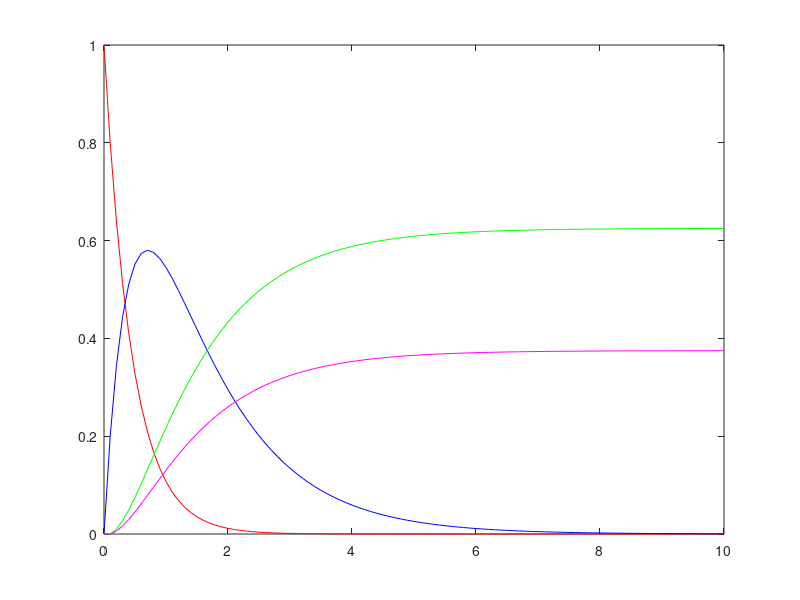

Write the MATLAB code that produced this figure. (Note: this script raises an error after producing the figure.)
% A-->B-->c
% B-->D

k1 =2;
k2=0.5;
k3=0.3;
h=0.1;
t_final=10;
t_initial=0;

%%EXPLICITING1 PART1
N_explicit= round((t_final-t_initial)/h);
A_explicit =zeros(N_explicit+1,1);
B_explicit =zeros(N_explicit+1,1);
C_explicit =zeros(N_explicit+1,1);
D_explicit =zeros(N_explicit+1,1);
t =zeros(N_explicit+1,1);

%%intial conditions 
A_explicit(1)=1;
B_explicit(1)=0;
C_explicit(1)=0;
D_explicit(1)=0;

for i=1:N_explicit
    t(i+1)=t(i)+h;
    A_explicit(i+1)=A_explicit(i) + h*(-k1*A_explicit(i));
    B_explicit(i+1)=B_explicit(i) + h*(k1*A_explicit(i)-k2*B_explicit(i)-k3*B_explicit(i));
    C_explicit(i+1)=C_explicit(i) + h*(B_explicit(i)*k2);
    D_explicit(i+1)=D_explicit(i) + h*(B_explicit(i)*k3);
end
figure(1)            %graph for explicit (part1)
plot(t,A_explicit,"-r",t,B_explicit,"-b",t,C_explicit,"-g",t,D_explicit,"-m")


%%implicit(real implicit using jacobian )  PART2
N_implicit= ceil((t_final-t_initial)/h);

t=zeros(N_implicit+1,1);

Y=zeros(4,N_implicit+1);
%%intial conditions 
Y(1,1)=1;         %Y(1,:) is showing conc of A at diff i
Y(2,1)=0;         %Y(2,:) is showing conc of b at diff i
Y(3,1)=0;         %Y(3,:) is showing conc of c at diff i   Y----> implicit
Y(4,1)=0;         %Y(4,:) is showing conc of d at diff i 
X=zeros(4,1);
t(1)=0;

for i =2:N_implicit+1
     Y(:,i)=Y(:,i-1);
     t(i)=t(i-1)+h;
    for k=1:10
        j=give_jacobian(h,k1,k2,k3);
        r=give_residual(Y,i,h,k1,k2,k3);
        Y(:,i) = Y(:,i)- inv(j)*(r);
    end 
     
end



figure(2)
plot(t',Y(1,:),"-r")      %graph for implict part2
hold on 
plot(t',Y(2,:),"-b",t',Y(3,:),"-g",t',Y(4,:),"-m")





% %FUNCTIONS
% function R = give_residual(Y,i,h,k1,k2,k3)
% 
%   R=[Y(1,i)-Y(1,i-1)+h*(k1)*Y(1,i);
%      Y(2,i)-Y(2,i-1)-h*(k1*Y(1,i)-k2*Y(2,i)-k3*Y(2,i));  %just show what are the functions of jacobian and residual they are commented here but written in code below to avoid syntax error
%      Y(3,i)-Y(3,i-1)-h*(k2)*Y(2,i);
%      Y(4,i)-Y(4,i-1)-h*k3*Y(2,i)];
% 
% end
% 
% function j = give_jacobian(h,k1,k2,k3)
% 
%  j=[1+(k1)*h,0,0,0;
%     -h*k1,1+k2*h+k3*h,0,0;
%     0,-h*k2,1,0;
%     0,-h*k3,0,1];
% end

%%rk4 part 3
N_RK4=ceil(t_final-t_initial)/h;


y=zeros(4,N_RK4+1);   
y(1,1)=1;           %y(1,:) showing conc of a at different i
y(2,1)=0;           %y(2,:) showing conc of b at different i
y(3,1)=0;           %y(3,:) showing conc of c at different i   y---->rk4
y(4,1)=0;           %y(4,:) showing conc of d at different i

for i=1:N_RK4
    y(1,i+1)=y(1,i)+ h*f_A(i,h,y);
    y(2,i+1)=y(2,i)+ h*f_B(i,h,y);
    y(3,i+1)=y(3,i)+ h*f_C(i,h,y);
    y(4,i+1)=y(4,i)+ h*f_D(i,h,y);
end

figure(3)
plot(t',y(1,:),"-r")     %graph for rk4
hold on 
plot(t',y(2,:),"-b",t',y(3,:),"-g",t',y(4,:),"-m")


%function of A 
function k_A = f_A(i,h,y)
    v1_A= g_A(y(1,i));
    v2_A= g_A(y(1,i)+h/2*v1_A);
    v3_A= g_A(y(1,i)+h/2*v2_A);
    v4_A= g_A(y(1,i)+h/2*v3_A);
    k_A = (v1_A+2*v2_A+2*v3_A+v4_A)/6;
end
function x_A=  g_A(A)
    k1=2;
    x_A = -k1*(A);
end
% function of b
function k_B = f_B(i,h,y)

    v1_B= g_B(y(1,i),y(2,i));
    v2_B= g_B((y(1,i)),(y(2,i)+h/2*v1_B));
    v3_B= g_B((y(1,i)),(y(2,i)+h/2*v2_B));
    v4_B= g_B((y(1,i)),(y(2,i)+h/2*v3_B));
    k_B = (v1_B+2*v2_B+2*v3_B+v4_B)/6;

end
function x_B=  g_B(A,B)
    k1=2;
    k2=0.5;
    k3=0.3;
    x_B = k1*(A)-k2*(B)-k3*(B);
end
%function of c
    function k_C = f_C(i,h,y)
    v1_C= g_C(y(2,i));
    v2_C= g_C(y(2,i));
    v3_C= g_C(y(2,i));
    v4_C= g_C(y(2,i));
    k_C = (v1_C+2*v2_C+2*v3_C+v4_C)/6;
    end


function x_C=  g_C(A)
    k2=0.5;
    x_C= k2*(A);
end
%function of d
function k_D = f_D(i,h,y)
    v1_D= g_D(y(2,i));
    v2_D= g_D(y(2,i));
    v3_D= g_D(y(2,i));
    v4_D= g_D(y(2,i));
    k_D = (v1_D+2*v2_D+2*v3_D+v4_D)/6;
end
function x_D=  g_D(A)
    k3=0.3;
    x_D= k3*(A);
end



%functions for implicit part2
%FUNCTIONS
function R = give_residual(Y,i,h,k1,k2,k3)

  R=[Y(1,i)-Y(1,i-1)+h*(k1)*Y(1,i);
     Y(2,i)-Y(2,i-1)-h*(k1*Y(1,i)-k2*Y(2,i)-k3*Y(2,i));
     Y(3,i)-Y(3,i-1)-h*(k2)*Y(2,i);
     Y(4,i)-Y(4,i-1)-h*k3*Y(2,i)];

end

function j = give_jacobian(h,k1,k2,k3)

 j=[1+(k1)*h,0,0,0;
    -h*k1,1+k2*h+k3*h,0,0;
    0,-h*k2,1,0;
    0,-h*k3,0,1];
end